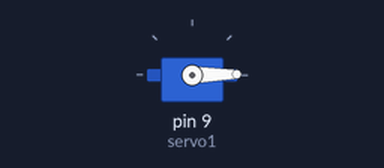
This sketch was run on a simulated Arduino Uno, built with avr-gcc and run on an emulated ATmega328P. On the bench: servo.

Above: at 0.05 s.
At 2.2 s:
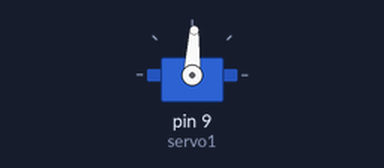
At 4.35 s:
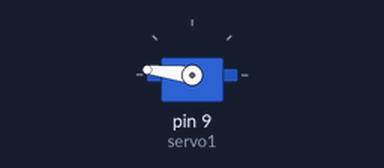
At 8.7 s:
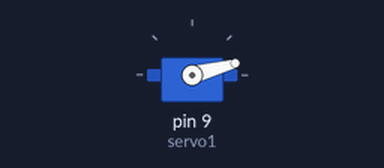
Timing chart, 0 to 11.8 s (numbered marks = the images above):
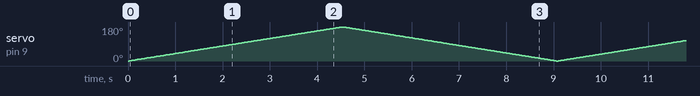

The sketch:

taller_5_punto_1.ino
```cpp
/*
 * Control servo con libreria
 * red     -> 5V
 * brown   -> GND
 * orange  -> PWM
 */

#include<Servo.h>
int angulo = 0;
Servo servo1;

void setup() {
  servo1.attach(9);             // Conectar servo1 al pin 9 (además del Vcc y GND)
}

void loop() {
  for(angulo = 0;angulo<=180; angulo++)
  {
    servo1.write(angulo);
    delay(25);
  }
  for(angulo = 180;angulo >= 0; angulo--)
  {
    servo1.write(angulo);
    delay(25);
  }

}
```
